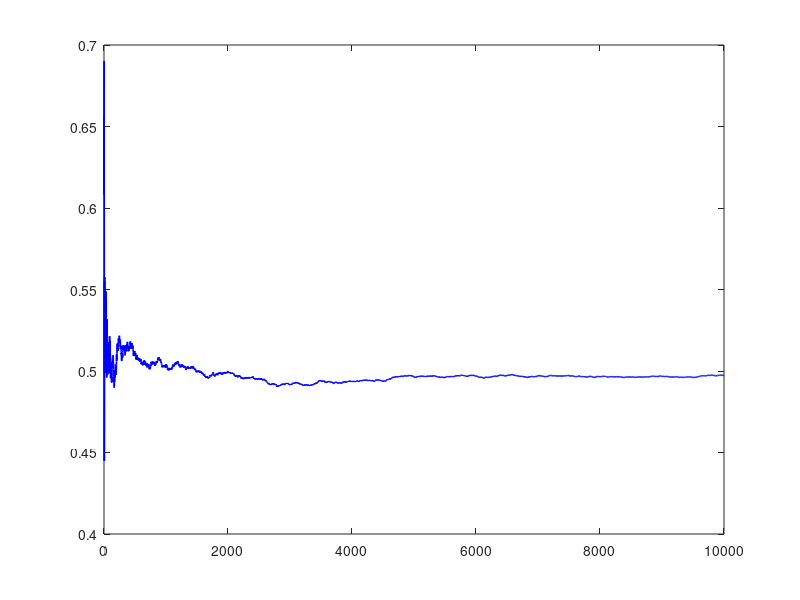

Reproduce this figure in MATLAB. (Note: this script raises an error after producing the figure.)
% Task 2 - SLLN Simulation (Uniform[0,1])

clear; clc; close all;

% Parameters
n = 10000;
mu = 0.5;

% Generate samples
samples = rand(n,1);

% Cumulative mean
cumulative_mean = cumsum(samples) ./ (1:n)';

% Plot
figure;
plot(cumulative_mean, 'b', 'LineWidth', 1.2);
hold on;
yline(mu, 'r--', 'LineWidth', 1.5);
grid on;

xlabel('Number of observations (n)');
ylabel('Cumulative Mean');
title('SLLN: Convergence of Sample Mean to Expected Value');
legend('Cumulative Mean', 'True Mean (0.5)');

% Create folders safely
if ~exist('../results', 'dir')
    mkdir('../results');
end
if ~exist('../results/figures', 'dir')
    mkdir('../results/figures');
end

% Save figure
saveas(gcf, '../results/figures/slln_convergence.png');